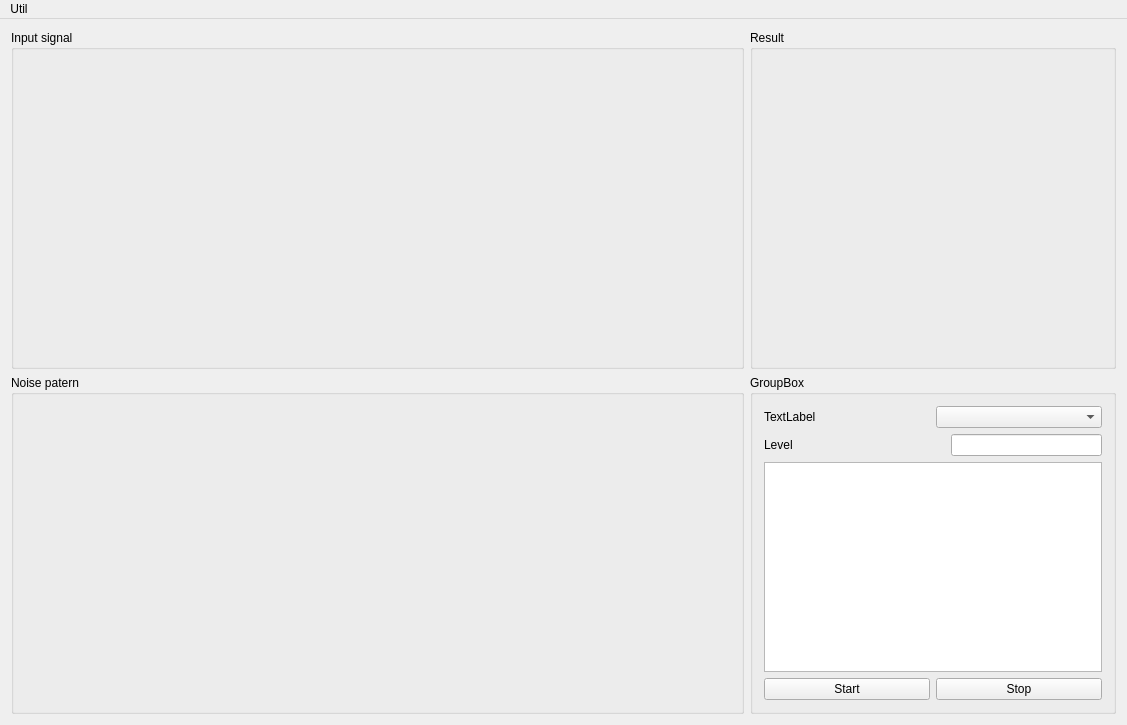
<?xml version="1.0" encoding="UTF-8"?>
<ui version="4.0">
 <class>MainWindow</class>
 <widget class="QMainWindow" name="MainWindow">
  <property name="geometry">
   <rect>
    <x>0</x>
    <y>0</y>
    <width>1127</width>
    <height>725</height>
   </rect>
  </property>
  <property name="windowTitle">
   <string>MainWindow</string>
  </property>
  <widget class="QWidget" name="centralWidget">
   <layout class="QGridLayout" name="gridLayout" rowstretch="1,1" columnstretch="2,1">
    <item row="0" column="0">
     <widget class="QGroupBox" name="groupBox">
      <property name="title">
       <string>Input signal</string>
      </property>
      <layout class="QHBoxLayout" name="horizontalLayout_5">
       <item>
        <widget class="QCustomPlot" name="inpSignPlot" native="true"/>
       </item>
       <item>
        <widget class="QCustomPlot" name="inpSignTransPlot" native="true"/>
       </item>
      </layout>
     </widget>
    </item>
    <item row="0" column="1">
     <widget class="QGroupBox" name="groupBox_3">
      <property name="title">
       <string>Result</string>
      </property>
      <layout class="QGridLayout" name="gridLayout_2">
       <item row="0" column="0">
        <widget class="QCustomPlot" name="resultPlot" native="true"/>
       </item>
      </layout>
     </widget>
    </item>
    <item row="1" column="0">
     <widget class="QGroupBox" name="groupBox_2">
      <property name="title">
       <string>Noise patern</string>
      </property>
      <layout class="QHBoxLayout" name="horizontalLayout_4">
       <item>
        <widget class="QCustomPlot" name="noisePlot" native="true"/>
       </item>
       <item>
        <widget class="QCustomPlot" name="noiseTransPlot" native="true"/>
       </item>
      </layout>
     </widget>
    </item>
    <item row="1" column="1">
     <widget class="QGroupBox" name="groupBox_4">
      <property name="title">
       <string>GroupBox</string>
      </property>
      <layout class="QVBoxLayout" name="verticalLayout">
       <item>
        <layout class="QHBoxLayout" name="horizontalLayout_2">
         <item>
          <widget class="QLabel" name="label">
           <property name="text">
            <string>TextLabel</string>
           </property>
          </widget>
         </item>
         <item>
          <widget class="QComboBox" name="cbWaveletType"/>
         </item>
        </layout>
       </item>
       <item>
        <layout class="QHBoxLayout" name="horizontalLayout">
         <item>
          <widget class="QLabel" name="label_2">
           <property name="text">
            <string>Level</string>
           </property>
          </widget>
         </item>
         <item>
          <spacer name="horizontalSpacer">
           <property name="orientation">
            <enum>Qt::Horizontal</enum>
           </property>
           <property name="sizeHint" stdset="0">
            <size>
             <width>40</width>
             <height>20</height>
            </size>
           </property>
          </spacer>
         </item>
         <item>
          <widget class="QLineEdit" name="leLevel"/>
         </item>
        </layout>
       </item>
       <item>
        <widget class="QTextBrowser" name="tbResult"/>
       </item>
       <item>
        <layout class="QHBoxLayout" name="horizontalLayout_3">
         <item>
          <widget class="QPushButton" name="pbStart">
           <property name="text">
            <string>Start</string>
           </property>
          </widget>
         </item>
         <item>
          <widget class="QPushButton" name="pbStop">
           <property name="text">
            <string>Stop</string>
           </property>
          </widget>
         </item>
        </layout>
       </item>
      </layout>
     </widget>
    </item>
   </layout>
  </widget>
  <widget class="QMenuBar" name="menuBar">
   <property name="geometry">
    <rect>
     <x>0</x>
     <y>0</y>
     <width>1127</width>
     <height>21</height>
    </rect>
   </property>
   <widget class="QMenu" name="menuRecord">
    <property name="title">
     <string>Util</string>
    </property>
    <addaction name="actionRecorder"/>
   </widget>
   <addaction name="menuRecord"/>
  </widget>
  <action name="actionRecorder">
   <property name="text">
    <string>Recorder</string>
   </property>
  </action>
 </widget>
 <layoutdefault spacing="6" margin="11"/>
 <customwidgets>
  <customwidget>
   <class>QCustomPlot</class>
   <extends>QWidget</extends>
   <header>qcustomplot/qcustomplot.h</header>
   <container>1</container>
  </customwidget>
 </customwidgets>
 <resources/>
 <connections/>
</ui>
